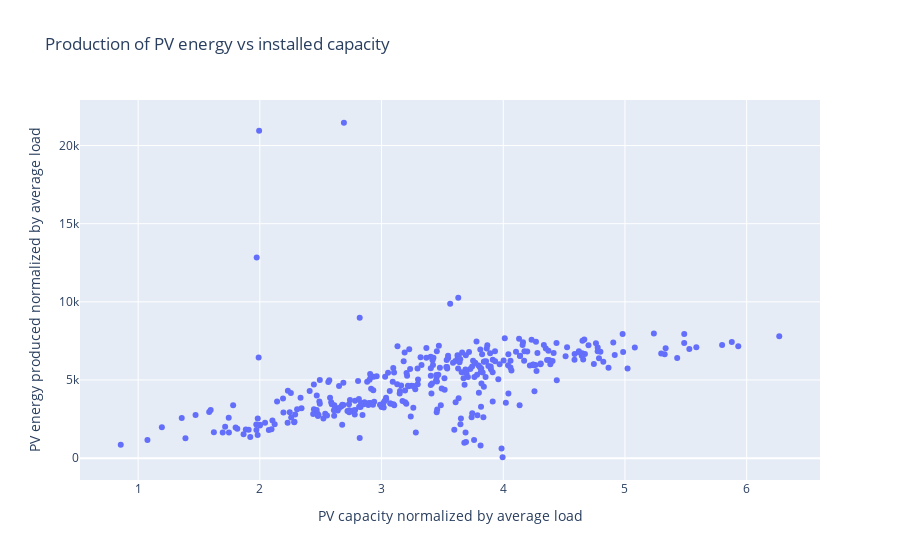
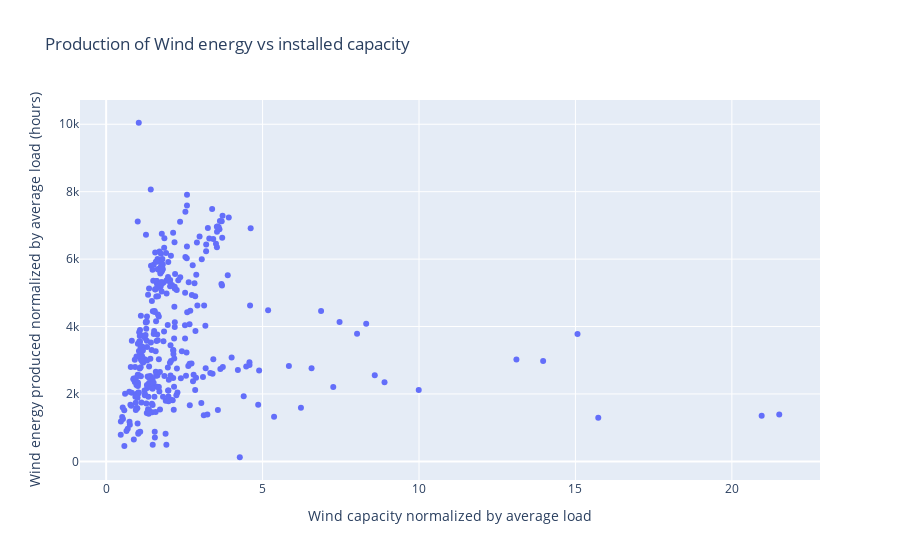

Notebook source saved alongside these figures, in order:
### Code cell
interactive_scatter_plot(new_data, 'P_pv_normalized', 'E_pv_normalized', label1='PV capacity normalized by average load', label2='PV energy produced normalized by average load',title = 'Production of PV energy vs installed capacity')
interactive_scatter_plot(new_data, 'P_wind_normalized', 'E_wind_normalized', label1='Wind capacity normalized by average load', label2='Wind energy produced normalized by average load (hours)',title = 'Production of Wind energy vs installed capacity')

### Figure 1 — Plotly figure (JSON) as saved in the notebook; plotly's stock layout.template omitted (floating-point values rounded to 4 significant figures; data arrays with more than 128 entries replaced by an {"elided": "..."} marker saying what was removed)
{"data": [{"hovertemplate": "<b>%{hovertext}</b><br><br>PV capacity normalized by average load=%{x}<br>PV energy produced normalized by average load=%{y}<extra></extra>", "hovertext": {"elided": "343 str values"}, "legendgroup": "", "marker": {"color": "#636efa", "symbol": "circle"}, "mode": "markers", "name": "", "orientation": "v", "showlegend": false, "type": "scatter", "x": {"elided": "343 float values"}, "xaxis": "x", "y": {"elided": "343 float values"}, "yaxis": "y"}], "layout": {"hovermode": "closest", "legend": {"tracegroupgap": 0}, "title": {"text": "Production of PV energy vs installed capacity"}, "xaxis": {"anchor": "y", "domain": [0, 1], "title": {"text": "PV capacity normalized by average load"}}, "yaxis": {"anchor": "x", "domain": [0, 1], "title": {"text": "PV energy produced normalized by average load"}}}}

### Figure 2 — Plotly figure (JSON) as saved in the notebook; plotly's stock layout.template omitted (floating-point values rounded to 4 significant figures; data arrays with more than 128 entries replaced by an {"elided": "..."} marker saying what was removed)
{"data": [{"hovertemplate": "<b>%{hovertext}</b><br><br>Wind capacity normalized by average load=%{x}<br>Wind energy produced normalized by average load (hours)=%{y}<extra></extra>", "hovertext": {"elided": "343 str values"}, "legendgroup": "", "marker": {"color": "#636efa", "symbol": "circle"}, "mode": "markers", "name": "", "orientation": "v", "showlegend": false, "type": "scatter", "x": {"elided": "343 float values"}, "xaxis": "x", "y": {"elided": "343 float values"}, "yaxis": "y"}], "layout": {"hovermode": "closest", "legend": {"tracegroupgap": 0}, "title": {"text": "Production of Wind energy vs installed capacity"}, "xaxis": {"anchor": "y", "domain": [0, 1], "title": {"text": "Wind capacity normalized by average load"}}, "yaxis": {"anchor": "x", "domain": [0, 1], "title": {"text": "Wind energy produced normalized by average load (hours)"}}}}
